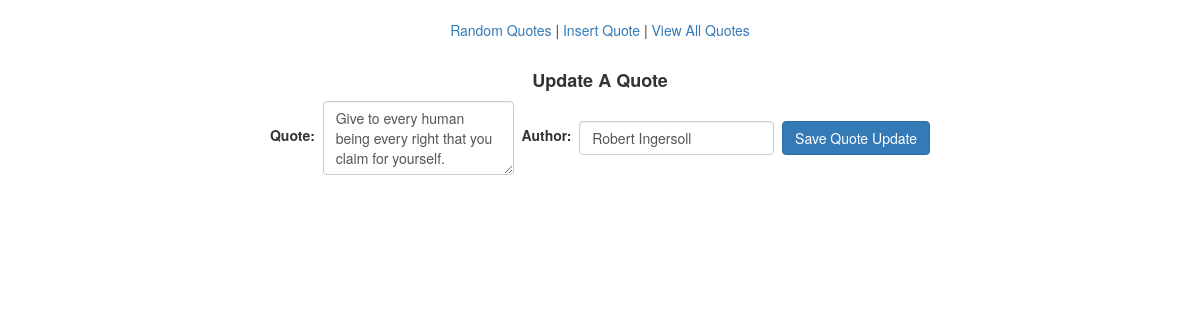
Page /quote/view/updateQuote.php?id=5 on the committed database.
### tables this page shows
CREATE TABLE IF NOT EXISTS `random_quote` (
`id` int(11) NOT NULL,
  `quote` varchar(500) NOT NULL,
  `author` varchar(64) NOT NULL,
  `time` int(11) NOT NULL
);

### quote/controller/randomClass.php (called while the page is built, shortened)
<?php
	class randomQuote{
		public function updateQuote($id){
		  	include_once($_SERVER['DOCUMENT_ROOT'] . '/quote/config/connect.php');
			$query = "SELECT * FROM random_quote WHERE id='$id'";
			$result = $mysqli->query($query);
			while ($row = $result->fetch_array(MYSQLI_BOTH)){
				 $quote = $row['quote'];
				 $author = $row['author'];
				 $data = array("quote" => $quote,"author" => $author);
			}
			return $data;
		}
	}
?>

### quote/view/updateQuote.php (the view, shortened to what this page needs)
<!DOCTYPE html>
<html lang="en">
<?php
$id = $_GET['id'];
require_once($_SERVER['DOCUMENT_ROOT'] . '/quote/controller/randomClass.php');
$getRandomQuote = new randomQuote();
$getData = $getRandomQuote->updateQuote($id);
?>
<head>
<link href="css/data.css" rel="stylesheet" type="text/css" media="screen" />
<link rel="stylesheet" href="https://maxcdn.bootstrapcdn.com/bootstrap/3.3.7/css/bootstrap.min.css">
</head>
<body><br>
<div align="center">
 <nav>
  <a href="random.php">Random Quotes</a> |
  <a href="insertQuote.php">Insert Quote</a> |
  <a href="quoteList.php">View All Quotes</a>
</nav><br>
<h4><strong>Update A Quote</strong></h4>
<form class="form-inline" action="../model/processUpdate.php" method="post" id="updateForm">
<div class="form-group">
    <label for="quote">Quote:&nbsp;</label>
   <textarea class="form-control" rows="3" name="quote" form="updateForm"><?php echo $getData['quote'];?></textarea>
  </div>&nbsp;
  <div class="form-group">
    <label for="author">Author:&nbsp;</label>
    <input type="text" class="form-control" name="author" value="<? echo $getData['author'];?>">
  </div>&nbsp;
  <button type="submit" class="btn btn-primary">Save Quote Update</button>
</form>
</div>
</body>
</html>

### rows in the picture
random_quote: quote "Give to every human being every right that you claim for yourself.", author "Robert Ingersoll"
